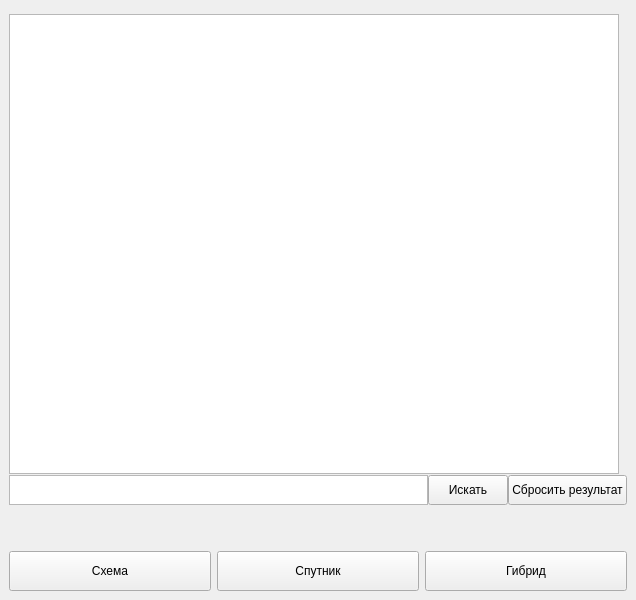
<?xml version="1.0" encoding="UTF-8"?>
<ui version="4.0">
 <class>MainWindow</class>
 <widget class="QMainWindow" name="MainWindow">
  <property name="geometry">
   <rect>
    <x>0</x>
    <y>0</y>
    <width>636</width>
    <height>600</height>
   </rect>
  </property>
  <property name="minimumSize">
   <size>
    <width>636</width>
    <height>600</height>
   </size>
  </property>
  <property name="maximumSize">
   <size>
    <width>636</width>
    <height>800</height>
   </size>
  </property>
  <property name="windowTitle">
   <string>MainWindow</string>
  </property>
  <widget class="QWidget" name="centralwidget">
   <layout class="QVBoxLayout" name="verticalLayout">
    <item>
     <widget class="QGraphicsView" name="map">
      <property name="minimumSize">
       <size>
        <width>610</width>
        <height>460</height>
       </size>
      </property>
      <property name="maximumSize">
       <size>
        <width>600</width>
        <height>450</height>
       </size>
      </property>
     </widget>
    </item>
    <item>
     <layout class="QHBoxLayout" name="horizontalLayout">
      <property name="spacing">
       <number>0</number>
      </property>
      <item>
       <widget class="QTextEdit" name="search_text">
        <property name="maximumSize">
         <size>
          <width>16777215</width>
          <height>30</height>
         </size>
        </property>
       </widget>
      </item>
      <item>
       <widget class="QPushButton" name="search_btn">
        <property name="minimumSize">
         <size>
          <width>0</width>
          <height>30</height>
         </size>
        </property>
        <property name="maximumSize">
         <size>
          <width>16777215</width>
          <height>30</height>
         </size>
        </property>
        <property name="text">
         <string>Искать</string>
        </property>
       </widget>
      </item>
      <item>
       <widget class="QPushButton" name="reset_btn">
        <property name="minimumSize">
         <size>
          <width>0</width>
          <height>30</height>
         </size>
        </property>
        <property name="text">
         <string>Сбросить результат</string>
        </property>
       </widget>
      </item>
     </layout>
    </item>
    <item>
     <widget class="QLabel" name="full_address">
      <property name="text">
       <string/>
      </property>
     </widget>
    </item>
    <item>
     <layout class="QHBoxLayout" name="horizontalLayout_3">
      <item>
       <widget class="QPushButton" name="scheme_btn">
        <property name="minimumSize">
         <size>
          <width>0</width>
          <height>40</height>
         </size>
        </property>
        <property name="text">
         <string>Схема</string>
        </property>
       </widget>
      </item>
      <item>
       <widget class="QPushButton" name="satellite_btn">
        <property name="minimumSize">
         <size>
          <width>0</width>
          <height>40</height>
         </size>
        </property>
        <property name="text">
         <string>Спутник</string>
        </property>
       </widget>
      </item>
      <item>
       <widget class="QPushButton" name="hybrid_btn">
        <property name="minimumSize">
         <size>
          <width>0</width>
          <height>40</height>
         </size>
        </property>
        <property name="text">
         <string>Гибрид</string>
        </property>
       </widget>
      </item>
     </layout>
    </item>
   </layout>
  </widget>
 </widget>
 <resources/>
 <connections/>
</ui>
